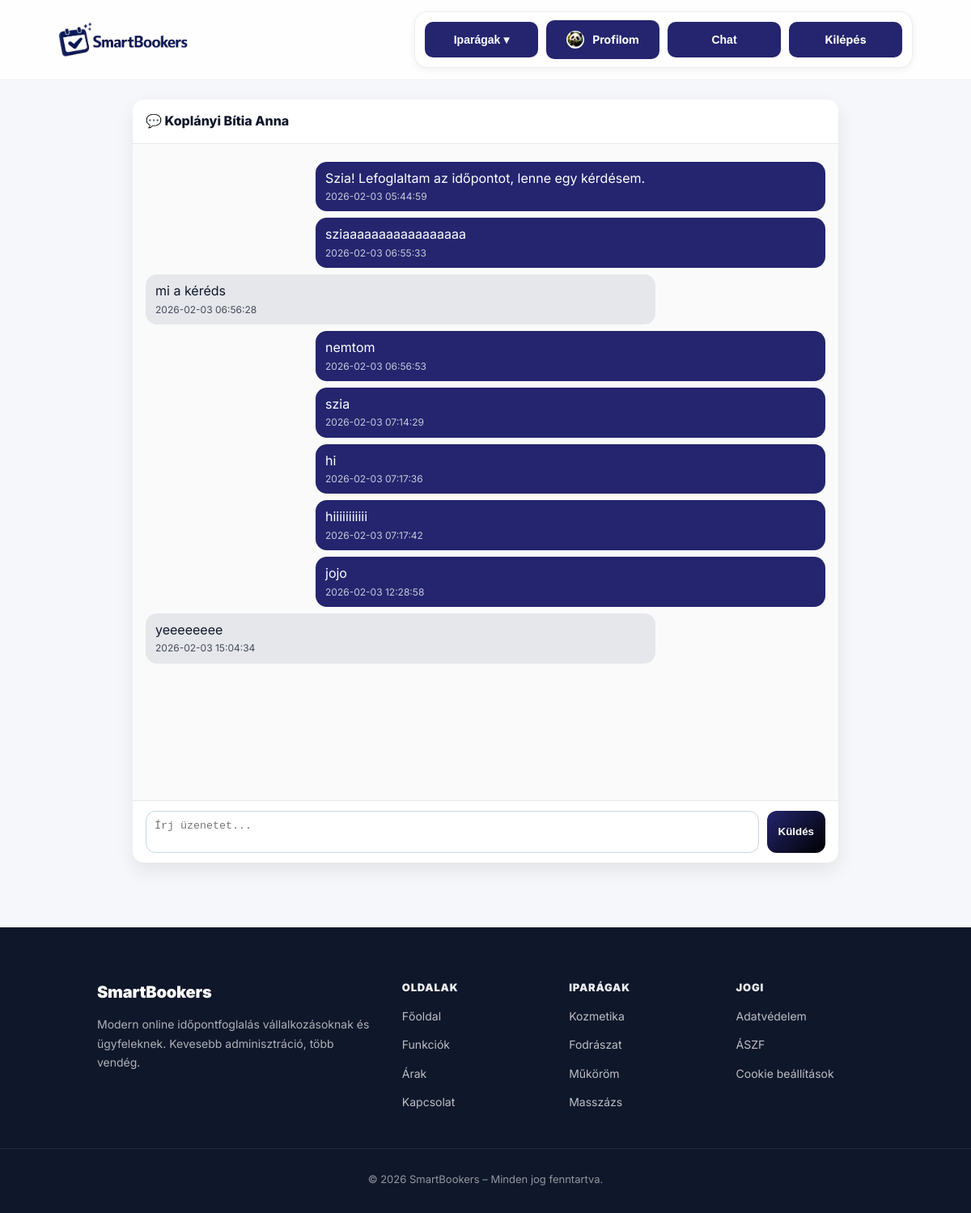
The app's page /chat/chat.php?conversation_id=1 (signed in) with its own data.
### tables this page shows
CREATE TABLE `users` (
  `id` int(11) NOT NULL,
  `name` varchar(100) NOT NULL,
  `email` varchar(150) NOT NULL,
  `password` varchar(255) NOT NULL,
  `role_id` int(11) NOT NULL,
  `created_at` timestamp NOT NULL DEFAULT current_timestamp(),
  `avatar` varchar(255) DEFAULT NULL
);

CREATE TABLE `conversations` (
  `id` int(11) NOT NULL,
  `user_id` int(11) NOT NULL,
  `provider_id` int(11) NOT NULL,
  `appointment_id` int(11) DEFAULT NULL,
  `created_at` timestamp NOT NULL DEFAULT current_timestamp(),
  `last_message_at` timestamp NULL DEFAULT NULL
);

CREATE TABLE `providers` (
  `id` int(11) NOT NULL,
  `user_id` int(11) NOT NULL,
  `service_id` int(11) NOT NULL,
  `business_name` varchar(150) DEFAULT NULL,
  `phone` varchar(50) DEFAULT NULL,
  `city` varchar(100) DEFAULT NULL,
  `free_trial_start` datetime DEFAULT NULL,
  `basic_start` datetime DEFAULT NULL,
  `pro_start` datetime DEFAULT NULL,
  `created_at` timestamp NOT NULL DEFAULT current_timestamp(),
  `industry_id` int(11) DEFAULT NULL,
  `avatar` varchar(255) DEFAULT NULL,
  `bio` text DEFAULT NULL
);

CREATE TABLE `messages` (
  `id` int(11) NOT NULL,
  `conversation_id` int(11) NOT NULL,
  `sender_role` enum('user','provider') NOT NULL,
  `sender_user_id` int(11) NOT NULL,
  `body` text NOT NULL,
  `created_at` timestamp NOT NULL DEFAULT current_timestamp(),
  `seen_by_user` tinyint(1) NOT NULL DEFAULT 0,
  `seen_by_provider` tinyint(1) NOT NULL DEFAULT 0
);

### chat/chat.php (the view, shortened to what this page needs)
<?php
include '../includes/header.php';
$mysqli = new mysqli("localhost", "root", "", "idopont_foglalas");
$mysqli->set_charset("utf8mb4");
$userId = (int)$_SESSION['user_id'];
$role = (string)$_SESSION['role'];
$conversationId = (int)($_GET['conversation_id'] ?? 0);
if ($role === 'user') {
  $stmt = $mysqli->prepare("
    SELECT c.id, p.business_name AS title
    FROM conversations c
    JOIN providers p ON p.id = c.provider_id
    WHERE c.id=? AND c.user_id=?
    LIMIT 1
  ");
  $stmt->bind_param("ii", $conversationId, $userId);
}
$stmt->execute();
$conv = $stmt->get_result()->fetch_assoc();
$title = (string)$conv['title'];
$stmt = $mysqli->prepare("
  SELECT id, sender_role, body, created_at
  FROM messages
  WHERE conversation_id=?
  ORDER BY id ASC
  LIMIT 300
");
$stmt->bind_param("i", $conversationId);
$stmt->execute();
$msgs = $stmt->get_result();
?>
<!doctype html>
<html lang="hu">
<head>
</head>
<body>
<div class="wrap">
  <div class="card">
    <div class="head">💬 <?= htmlspecialchars($title, ENT_QUOTES, 'UTF-8') ?></div>
    <div class="msgs" id="msgs">
      <?php while($m = $msgs->fetch_assoc()):
        $isMe = ($role === (string)$m['sender_role']);
      ?>
        <div class="m <?= $isMe ? 'me' : 'other' ?>" data-id="<?= (int)$m['id'] ?>">
          <?= nl2br(htmlspecialchars((string)$m['body'], ENT_QUOTES, 'UTF-8')) ?>
          <div class="time"><?= htmlspecialchars((string)$m['created_at'], ENT_QUOTES, 'UTF-8') ?></div>
        </div>
      <?php endwhile; ?>
    </div>
    <form class="form" id="chatForm" autocomplete="off">
      <textarea id="body" rows="2" placeholder="Írj üzenetet..."></textarea>
      <button type="submit">Küldés</button>
    </form>
  </div>
</div>
<?php include '../includes/footer.php'; ?>
</body>
</html>

### includes/header.php (shortened to what this page needs)
<?php
$logged_in = isset($_SESSION['role'], $_SESSION['user_id']);
$role = $logged_in ? (string)$_SESSION['role'] : '';
$defaultAvatar = "/Smartbookers/public/images/avatars/a1.png";
$avatarUrl = $defaultAvatar;
if ($logged_in) {
  if (!empty($_SESSION['avatar'])) {
    $avatarUrl = (string)$_SESSION['avatar'];
  } else {
    $mysqli = new mysqli("localhost", "root", "", "idopont_foglalas");
    if (!$mysqli->connect_error) {
      $uid = (int)$_SESSION['user_id'];
      if ($role === 'user') {
        $st = $mysqli->prepare("SELECT avatar FROM users WHERE id=? LIMIT 1");
        $st->bind_param("i", $uid);
        $st->execute();
        $row = $st->get_result()->fetch_assoc();
        if (!empty($row['avatar'])) $avatarUrl = (string)$row['avatar'];
      } elseif ($role === 'provider') {
        $st = $mysqli->prepare("SELECT avatar FROM providers WHERE user_id=? LIMIT 1");
        $st->bind_param("i", $uid);
        $st->execute();
        $row = $st->get_result()->fetch_assoc();
        if (!empty($row['avatar'])) $avatarUrl = (string)$row['avatar'];
      }
    }
  }
}
$showIndustries = (!$logged_in) || ($role !== 'provider');
?>
<!DOCTYPE html>
<html lang="hu">
<head>
<link rel="stylesheet" href="/Smartbookers/public/css/style.css">
</head>
<body>
<header class="app-header">
  <div class="header-inner">
    <div class="logo">
      <a href="/Smartbookers/public/index.php">
        <img src="/Smartbookers/public/images/smartbookers-logo.png" alt="SmartBookers logó" class="logo-img">
      </a>
    </div>
    <nav class="nav-desktop">
      <?php if($showIndustries): ?>
       <div class="dropdown industries-dd"  >
  <button class="dropdown-toggle btn small"   type="button">Iparágak ▾</button>
</div>
      <?php endif; ?>
      <?php if($logged_in): ?>
        <?php if($role === 'user'): ?>
          <a href="/Smartbookers/user/profile.php" class="btn small" style="gap:10px;">
            <img src="<?= htmlspecialchars($avatarUrl, ENT_QUOTES, 'UTF-8') ?>"
                 alt="Profilkép"
                 style="width:22px;height:22px;border-radius:999px;object-fit:cover;background:#fff;">
            Profilom
          </a>
        <?php elseif($role === 'admin'): ?>
          <a href="/Smartbookers/admin/dashboard.php" class="btn small">Admin</a>
        <?php endif; ?>
        <div class="chat-dd" id="chatDD">
          <button type="button" class="btn small chat-btn" id="chatBtn">
            Chat
          </button>
        </div>
        <a href="/Smartbookers/public/logout.php" class="btn small danger">Kilépés</a>
      <?php else: ?>
        <a href="/Smartbookers/public/login.php" class="btn small">Felhasználói belépés</a>
        <a href="/Smartbookers/business/provider_login.php" class="btn small">Üzleti belépés</a>
        <a href="/Smartbookers/public/contact.php" class="btn small">Kapcsolat</a>
      <?php endif; ?>
    </nav>
  </div>
</header>

### includes/footer.php
<footer class="footer">
  <div class="footer-container">
    <div class="footer-brand">
      <h3>SmartBookers</h3>
      <p>
        Modern online időpontfoglalás vállalkozásoknak és ügyfeleknek.
        Kevesebb adminisztráció, több vendég.
      </p>
    </div>
    <div class="footer-links">
      <h4>Oldalak</h4>
      <ul>
        <li><a href="/Smartbookers/public/index.php">Főoldal</a></li>
        <li><a href="#features">Funkciók</a></li>
        <li><a href="/Smartbookers/public/pricing.php">Árak</a></li>
        <li><a href="/Smartbookers/public/contact.php">Kapcsolat</a></li>
      </ul>
    </div>
    <div class="footer-links">
      <h4>Iparágak</h4>
      <ul>
        <li><a href="/Smartbookers/user/kozmetika.php">Kozmetika</a></li>
        <li><a href="/Smartbookers/user/fodraszat.php">Fodrászat</a></li>
        <li><a href="/Smartbookers/user/mukorom.php">Műköröm</a></li>
        <li><a href="/Smartbookers/user/masszazs.php">Masszázs</a></li>
      </ul>
    </div>
    <div class="footer-links">
      <h4>Jogi</h4>
      <ul>
        <li><a href="#">Adatvédelem</a></li>
        <li><a href="#">ÁSZF</a></li>
        <li><a href="#">Cookie beállítások</a></li>
      </ul>
    </div>
  </div>
  <div class="footer-bottom">
    <p>© <?php echo date('Y'); ?> SmartBookers – Minden jog fenntartva.</p>
  </div>
</footer>
</body>
</html>

### public/css/style.css (style rules this page uses)
:root { --bg:#f7f8fb; --surface:#ffffff; --text:#0f172a; --muted:#64748b; --primary:#0f172a; --primaryHover:#0b1222; --accent:#24256e; --accentHover:#1d1e5f; --border:rgba(15,23,42,0.10); --shadow-xs:0 2px 10px rgba(15,23,42,0.06); --shadow-sm:0 10px 30px rgba(15,23,42,0.08); --shadow-md:0 18px 45px rgba(15,23,42,0.12); --radius:18px; --radius-sm:12px; --mobile-menu-w:min(320px, 85vw); }
* { box-sizing:border-box; }
.nav-desktop .btn.small { display: inline-flex; align-items: center; justify-content: center; gap: 10px; white-space: nowrap; line-height: 1; }
.nav-desktop .btn.small img { display: block; flex: 0 0 auto; }
body { margin:0; font-family:"Inter", sans-serif; background:var(--bg); color:var(--text); line-height:1.6; }
a { color:inherit; text-decoration:none; }
img { display:block; max-width:100%; }
.btn { display:inline-flex; align-items:center; justify-content:center; padding:11px 18px; border-radius:12px; font-weight:700; cursor:pointer; border:1px solid transparent; transition:transform .18s ease, background .18s ease, border-color .18s ease; white-space:nowrap; }
.btn.small { padding:9px 14px; font-size:13px; border-radius:10px; }
.app-header { position:sticky; top:0; z-index:200; background:rgba(255,255,255,0.85); backdrop-filter:blur(16px); border-bottom:1px solid rgba(15,23,42,0.06); }
.header-inner { max-width:1700px; margin:auto; padding:14px 6%; display:flex; align-items:center; gap:16px; }
.logo-img { height:44px; }
.nav-desktop { margin-left:auto; display:flex; flex-wrap:wrap; justify-content:flex-end; gap:10px; padding:10px 12px; border-radius: 16px; border:1px solid rgba(15,23,42,0.08); background:rgba(255,255,255,0.70); box-shadow:var(--shadow-xs); }
.nav-desktop > * { white-space:nowrap; }
@media (min-width:939px) { .nav-desktop .btn.small, .nav-desktop .dropdown-toggle { background:var(--accent); color:#fff; padding:12px 22px; font-size:14px; min-height:44px; min-width:140px; border-radius:10px; position:relative; overflow:hidden; } }
@media (min-width:939px) { .nav-desktop .btn.small::after, .nav-desktop .dropdown-toggle::after { content:""; position:absolute; left:0; bottom:2px; width:100%; height:3px; background:#000; transform:scaleX(0); transform-origin:left; transition:.3s ease; } }
.dropdown { position:relative; }
.footer { background: var(--primary); color: rgba(255,255,255,0.78); padding: 64px 0 18px; margin-top: 80px; }
.footer-container { max-width: 1200px; margin: 0 auto; padding: 0 10%; display: grid; grid-template-columns: 2fr 1fr 1fr 1fr; gap: 36px; }
.footer-brand h3 { margin: 0 0 12px; font-size: 20px; font-weight: 900; color: #fff; letter-spacing: -0.01em; }
.footer-brand p { margin: 0; font-size: 14px; line-height: 1.7; opacity: 0.85; max-width: 420px; }
.footer-links h4 { margin: 0 0 12px; font-size: 13px; font-weight: 900; color: rgba(255,255,255,0.92); text-transform: uppercase; letter-spacing: 0.06em; }
.footer-links ul { list-style: none; padding: 0; margin: 0; }
.footer-links li { margin: 0 0 10px; }
.footer-links a { color: rgba(255,255,255,0.72); font-size: 14px; transition: color .18s ease, opacity .18s ease; }
.footer-bottom { margin-top: 34px; padding-top: 14px; border-top: 1px solid rgba(255,255,255,0.12); text-align: center; font-size: 13px; opacity: 0.7; }
.chat-dd { position: relative; display:inline-block; }
.app-header { position:sticky; top:0; z-index: 1000; background:rgba(255,255,255,0.85); backdrop-filter:blur(16px); border-bottom:1px solid rgba(15,23,42,0.06); }
@media (min-width: 901px) { .nav-desktop { display:flex !important; } }
.app-header .nav-desktop { display: flex !important; align-items: center !important; gap: 10px !important; flex-wrap: wrap !important; }

### records on screen
users: avatar (picture)
conversations: provider.business_name "Koplányi Bítia Anna"
messages: body "Szia! Lefoglaltam az időpontot, lenne egy kérdésem.", created_at "2026-02-03 05:44:59"
messages: body "sziaaaaaaaaaaaaaaaaa", created_at "2026-02-03 06:55:33"
messages: body "mi a kéréds", created_at "2026-02-03 06:56:28"
messages: body "nemtom", created_at "2026-02-03 06:56:53"
messages: body "szia", created_at "2026-02-03 07:14:29"
messages: body "hi", created_at "2026-02-03 07:17:36"
messages: body "hiiiiiiiiiii", created_at "2026-02-03 07:17:42"
messages: body "jojo", created_at "2026-02-03 12:28:58"
messages: body "yeeeeeeee", created_at "2026-02-03 15:04:34"
